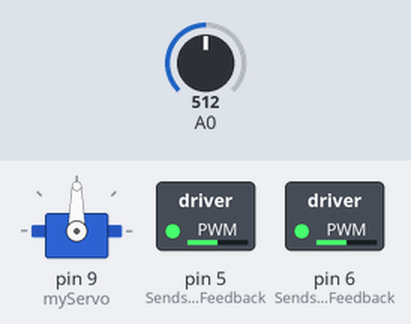
Bench run of a sketch on a simulated Arduino Uno, built with avr-gcc and run on an emulated ATmega328P. Parts: servo, switched loads named in the sketch (green lamp = pin HIGH). The test bench sets the inputs (shaded band); at power-on: A0 = 512.

Above: at 1.2 s.
1.3 s: A0 set to 716
At 3.67 s:
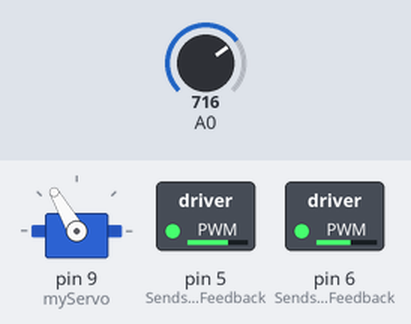
At 4.29 s:
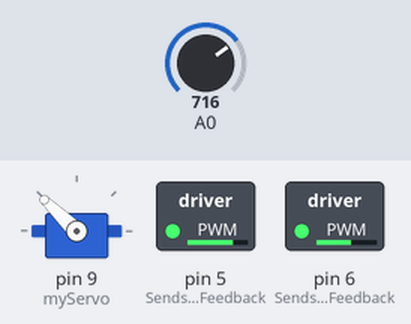
4.3 s: A0 set to 306
At 4.89 s:
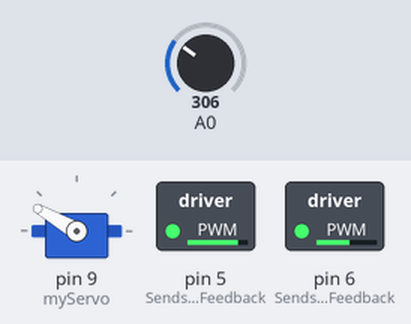
7.3 s: A0 set to 511
10.3 s: A0 set to 140
13.3 s: A0 set to 900
Timing chart, 0 to 19.9 s (numbered marks = the images above; inputs shaded):
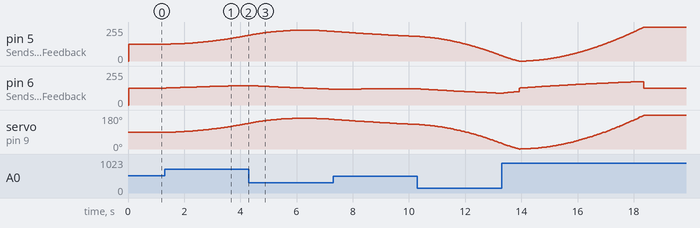

Measured:
- after the input at 1.3 s, pin 5 (Sends_Angle_Feedback): moves from 127/255 to 193/255 over 2.8 s, starting after 0.22 s; pin 6 (Sends_Speed_Feedback): moves from 127/255 to 146/255 over 2.8 s, starting after 0.06 s; servo on pin 9 (myServo): moves from 90° to 136° over 2.6 s, starting after 0.40 s

The sketch:

plant.ino
```cpp
#include <Servo.h>

struct PlantState {
  float angle;
  float speed;
};

// --- Heavy Machinery Parameters ---
float maxMotorTorque = 150.0;
float inertia = 5.0;
float friction = 0.8;
float maxSpeed = maxMotorTorque / friction;

PlantState machine = {0.0, 0.0};
unsigned long lastTime = 0;
Servo myServo;

void setup() {
  pinMode(5, OUTPUT); // Sends Angle Feedback (-90..+90) to Right Arduino
  pinMode(6, OUTPUT); // Sends Speed Feedback (-187.5..+187.5) to Right Arduino
  myServo.attach(9, 500, 2500);
  lastTime = millis();
}

struct PlantState simulatePlant(float controlSignal, float dt) {
  float appliedTorque = (controlSignal / 100.0) * maxMotorTorque;
  float dragTorque = friction * machine.speed;

  float acceleration = (appliedTorque - dragTorque) / inertia;
  machine.speed += acceleration * dt;
  machine.angle += machine.speed * dt;

  if (machine.angle > 90.0) {
    machine.angle = 90.0;
    machine.speed = 0.0;
  } else if (machine.angle < -90.0) {
    machine.angle = -90.0;
    machine.speed = 0.0;
  }

  return machine;
}

void loop() {
  unsigned long now = millis();
  float dt = (now - lastTime) / 1000.0;

  if (dt >= 0.02) { // 50 Hz loop
    lastTime = now;

    // 1. Read Control Signal from Right Arduino (A0) -> -100% to +100%
    float controlSignal = ((analogRead(A0) / 1024.0) * 200.0) - 100.0;

    // Small deadband so electrical noise doesn't drift the machine at rest
    if (abs(controlSignal) < 1.5) {
      //controlSignal = 0.0;
    }

    // 2. Run Physics Simulation
    machine = simulatePlant(controlSignal, dt);

    // 3. Move Servo visually
    myServo.write(map((int)machine.angle, -90, 90, 0, 180));

    // 4. Send Angle Feedback out as PWM (0..255) on Pin 5
    int pwmAngleFeedback = (int)(((machine.angle + 90.0) / 180.0) * 255.0);
    analogWrite(5, constrain(pwmAngleFeedback, 0, 255));

    // 5. Send Speed Feedback out as PWM (0..255) on Pin 6
    int pwmSpeedFeedback = (int)(((machine.speed + maxSpeed) / (2 * maxSpeed)) * 255.0);
    analogWrite(6, constrain(pwmSpeedFeedback, 0, 255));
  }
}
```
